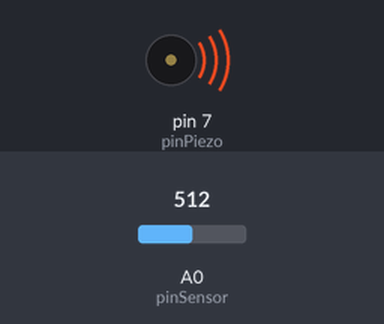
The sketch below on a simulated Arduino Uno, built with avr-gcc and run on an emulated ATmega328P. Shown: buzzer (waves = sounding). The inputs (shaded band) are chosen by the test bench; at power-on: A0 (pinSensor) = 512. What the sketch prints to the serial monitor is not drawn.

Above: at 0.1 s.
Timing chart, 0 to 1.6 s (numbered marks = the images above):
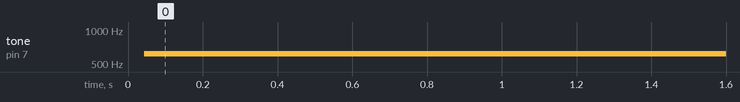

Measured:
- by itself, tone on pin 7 (pinPiezo): silent → 615 Hz at 0.04 s

The sketch:

sonidoPiezo.ino
```cpp
/*

             En este proyecto vamos a generar sonido en un piezoelectrico

             a partir del voltaje que nos de un circuito con una fotorresistencia

zumbador piezoeléctrico
una fotorresistencia
una resistencia de 10KOms
         */

         // Declaramos las constantes
         const int pinSensor = A0;   // pin de conexion de la fotorresistencia
         const int pinPiezo  = 7;    // pin de conexion del Piezoelectrico

         // Declaramos las variables
         int valorSensor     = 0;    // variable para guardar el valor del sensor

         void setup() {
           pinMode(pinPiezo, OUTPUT);   // declaramos el pin del piezo de salida
           Serial.begin(9600);          // inicializamos la biblioteca serial
   }

         void loop() {
           valorSensor = analogRead(pinSensor);    // leemos el valor del sensor
           valorSensor = map(valorSensor, 0, 1023, 120, 1500);   // lo procesamos para ajustarlo a los valores que usaremos para los sonidos
           Serial.println(valorSensor);

           for( int i=0; i<50; i++ ) {  // generaremos el sonido en ciclos de 50
             digitalWrite(pinPiezo, HIGH);
             delayMicroseconds(valorSensor);
             digitalWrite(pinPiezo, LOW);
             delayMicroseconds(valorSensor);
      }
   }
```
